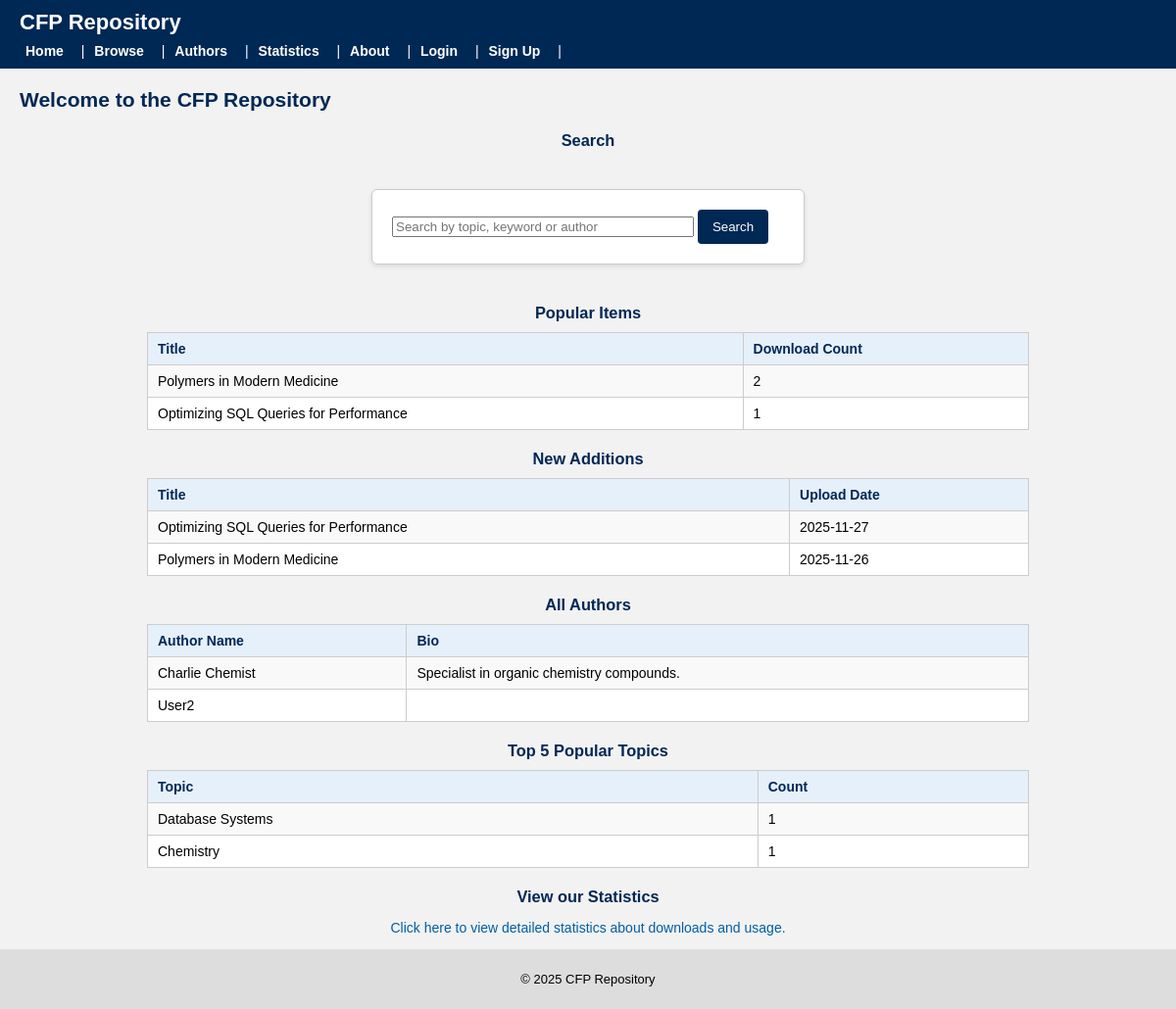
The page / on the database its author committed.
### tables this page shows
CREATE TABLE `text` (
  `text_id` int(11) NOT NULL,
  `author_orcid` varchar(20) DEFAULT NULL,
  `title` varchar(255) NOT NULL,
  `abstract` text DEFAULT NULL,
  `topic` varchar(100) DEFAULT NULL,
  `version` int(11) NOT NULL DEFAULT 1,
  `upload_date` date NOT NULL,
  `status` enum('draft','under_review','published','archived') DEFAULT 'draft',
  `download_count` int(11) DEFAULT NULL,
  `total_donations` decimal(10,2) DEFAULT NULL,
  `avg_rating` decimal(3,2) DEFAULT NULL
);

### index.php (the view, shortened to what this page needs)
<?php
require 'db.php';
$search = '';
$query_popular_items = "SELECT t.title, count(*) as download_count FROM download d, text t
WHERE d.text_id = t.text_id
AND t.status = 'published'
GROUP BY d.text_id ORDER BY download_count DESC LIMIT 5";
$query_result_popular_items = mysqli_query($conn, $query_popular_items);
$query_new_items = "SELECT t.title, t.upload_date FROM text t WHERE t.status = 'published' ORDER BY t.upload_date DESC LIMIT 5 ";
$query_result_new_items = mysqli_query($conn, $query_new_items);
$query_all_authors = "SELECT DISTINCT m.name, a.bio
                      FROM author a, member m, text t
                      WHERE a.member_id = m.member_id
                      AND t.author_orcid = a.orcid
                      AND t.status = 'published'";
$query_result_all_authors = mysqli_query($conn, $query_all_authors);
$query_topics = "SELECT topic, count(*) as topic_count
                 FROM text
                 WHERE topic IS NOT NULL
                   AND topic <> ''
                   AND status = 'published'
                 GROUP BY topic
                 ORDER BY topic_count DESC";
$query_result_topics = mysqli_query($conn, $query_topics);
include 'header.php';
?>
<h2>Welcome to the CFP Repository</h2>
<h3 class="centered-title">Search</h3>
<form method="GET" action="index.php" class="centered-form">
    <input type="text" name="search" placeholder="Search by topic, keyword or author" value="<?php echo htmlspecialchars($search); ?>" style="width: 300px;">
    <button type="submit">Search</button>
</form>
<h3 class="centered-title">Popular Items</h3>
<table class="table-centered">
    <tr>
        <th>Title</th>
        <th>Download Count</th>
    </tr>
    <?php while ($row = mysqli_fetch_assoc($query_result_popular_items)) { ?>
    <tr>
        <td><?php echo htmlspecialchars($row['title']); ?></td>
        <td><?php echo htmlspecialchars($row['download_count']); ?></td>
    </tr>
    <?php } ?>
</table>
<h3 class="centered-title">New Additions</h3>
<table class="table-centered">
    <tr>
        <th>Title</th>
        <th>Upload Date</th>
    </tr>
    <?php while ($row = mysqli_fetch_assoc($query_result_new_items)) { ?>
    <tr>
        <td><?php echo htmlspecialchars($row['title']); ?></td>
        <td><?php echo htmlspecialchars($row['upload_date']); ?></td>
    </tr>
    <?php } ?>
</table>
<h3 class="centered-title">All Authors</h3>
<table class="table-centered">
    <tr>
        <th>Author Name</th>
        <th>Bio</th>
    </tr>
    <?php while ($row = mysqli_fetch_assoc($query_result_all_authors)) { ?>
    <tr>
        <td><?php echo htmlspecialchars($row['name']); ?></td>
        <td><?php echo htmlspecialchars($row['bio']); ?></td>
    </tr>
    <?php } ?>
</table>
<h3 class="centered-title">Top 5 Popular Topics</h3>
<table class="table-centered">
    <tr>
        <th>Topic</th>
        <th>Count</th>
    </tr>
    <?php
    while ($row = mysqli_fetch_assoc($query_result_topics)) {
    ?>
    <tr>
        <td><?php echo htmlspecialchars($row['topic']); ?></td>
        <td><?php echo htmlspecialchars($row['topic_count']); ?></td>
    </tr>
    <?php } ?>
</table>
<h3 class="centered-title">View our Statistics</h3>
<p class="centered-title">
    <a href="statistics.php">Click here to view detailed statistics about downloads and usage.</a>
</p>
<?php include 'footer.php'; ?>

### css/style.css (style rules this page uses)
:root { --primary: #002855; --secondary: #f2f2f2; --accent: #005fa3; --danger: #b30000; }
body { font-family: Arial, Helvetica, sans-serif; font-size: 14px; margin: 0; padding: 0 20px; background-color: var(--secondary); }
h2, h3, h4 { margin-top: 20px; margin-bottom: 10px; color: var(--primary); }
table { border-collapse: collapse; width: 100%; margin: 10px 0 20px 0; background-color: #ffffff; }
th, td { border: 1px solid #cccccc; padding: 8px 10px; text-align: left; vertical-align: top; }
th { background-color: #e6f0fa; font-weight: bold; color: var(--primary); }
tr:nth-child(even) { background-color: #f9f9f9; }
a { color: var(--accent); text-decoration: none; }
form { max-width: 400px; padding: 20px; background-color: white; border: 1px solid #ccc; border-radius: 6px; box-shadow: 1px 1px 5px rgba(0,0,0,0.05); margin-bottom: 30px; }
button[type="submit"] { background-color: var(--primary); color: white; padding: 10px 15px; border: none; border-radius: 4px; cursor: pointer; }
table { border-collapse: collapse; width: 80%; max-width: 900px; margin: 10px auto 20px; background-color: #ffffff; }
.table-centered { width: 80%; max-width: 900px; margin: 10px auto 20px; }
.centered-form { max-width: 400px; margin: 40px auto; padding: 20px; background-color: #ffffff; border: 1px solid #cccccc; border-radius: 6px; box-shadow: 0 2px 5px rgba(0, 0, 0, 0.1); }
.centered-title { text-align: center; }

### rows shown on the page
text: title "Optimizing SQL Queries for Performance", upload_date "2025-11-27"
text: title "Polymers in Modern Medicine", upload_date "2025-11-26"

### other values the page prints
$row['title'] "Polymers in Modern Medicine"
$row['download_count'] "2"
$row['title'] "Optimizing SQL Queries for Performance"
$row['download_count'] "1"
$row['name'] "Charlie Chemist"
$row['bio'] "Specialist in organic chemistry compounds."
$row['name'] "User2"
$row['topic'] "Database Systems"
$row['topic_count'] "1"
$row['topic'] "Chemistry"
